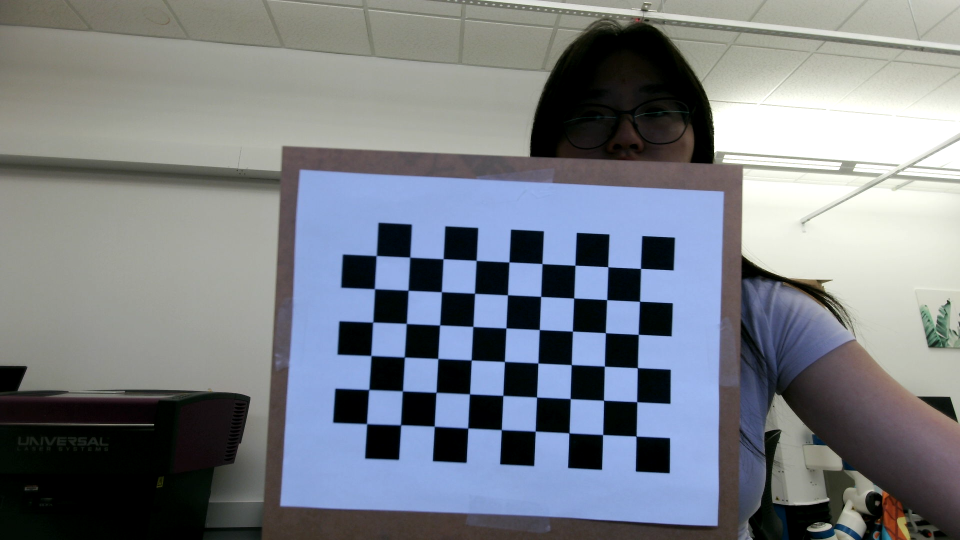
#> input picture testing/misc/camera_calibration/imgs/calib_0.png, 1920 x 1080 px, given in place of the camera (shown at 1/2 size)
$ python livecam.py
#> lines starting #> are read from the running program, lines starting #| are printed output that depends on the picture
### testing/processing_helpers.py
import cv2
import numpy as np


# Green (Delta 1), Red (Delta 2), Orange (Delta 3), Blue (Delta 4)
# HSV - 0-180, 0-255, 0-255

green = {'name': 'green',
         'lower': np.array([50, 125, 70], np.uint8),
         'upper': np.array([100, 255, 255], np.uint8),
         'bgr': (0, 255, 0)}

red = {'name': 'red',
       'lower': np.array([140, 100, 150], np.uint8),  # 170, 120, 70
       'upper': np.array([180, 255, 255], np.uint8),
       'bgr': (0, 0, 255)}

orange = {'name': 'orange',
          'lower': np.array([0, 150, 150], np.uint8),
          'upper': np.array([25, 255, 255], np.uint8),
          'bgr': (0, 128, 255)}

orange = {'name': 'orange',
          'lower': np.array([0, 120, 150], np.uint8),  # 0, 150, 150
          'upper': np.array([25, 255, 255], np.uint8),
          'bgr': (0, 128, 255)}

blue = {'name': 'blue',
        'lower': np.array([100, 100, 50], np.uint8),
        'upper': np.array([120, 255, 255], np.uint8),
        'bgr': (255, 0, 0)}

colors = [green, red, orange, blue]


# Foot tracking helper function
# [184 lines left out: functions tracking, contour_tuning, mask_tuning, not called in this run]


# Load camera coefficients
def load_coefficients(path):
    cv_file = cv2.FileStorage(path, cv2.FILE_STORAGE_READ)
    camera_matrix = cv_file.getNode('K').mat()
    dist_matrix = cv_file.getNode('D').mat()

    cv_file.release()
    return camera_matrix, dist_matrix

### testing/livecam.py
from processing_helpers import *


# Livecam of undistorted video for debugging
def livecam(cap, camera_matrix, dist_matrix, new_camera_matrix):
    while True:
        ret, frame = cap.read()
#> frame is the input picture: shape (1080, 1920, 3); mean B, G, R 133.3, 126.2, 121
        frame = cv2.flip(frame, 0)
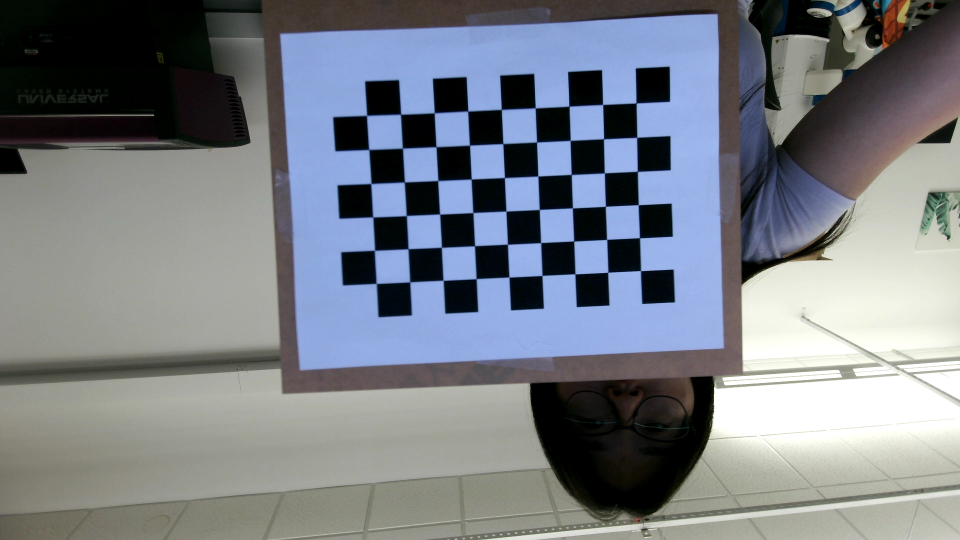
#> frame: shape (1080, 1920, 3) (shown at 1/2 size); mean B, G, R 133.3, 126.2, 121

        undistorted = cv2.undistort(frame, camera_matrix, dist_matrix, None, new_camera_matrix)
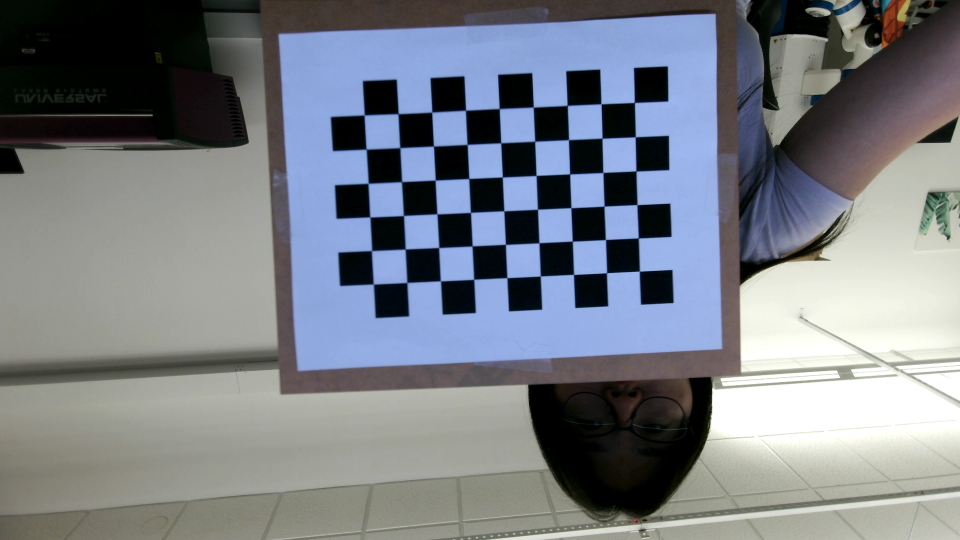
#> undistorted: shape (1080, 1920, 3) (shown at 1/2 size); mean B, G, R 133.5, 126.3, 121.1

        # undist_data, undistorted = tracking(undistorted, 0)

        # Display the frame
        cv2.imshow('Camera Feed', undistorted)
        # print(undist_data)

        # Check for the 'q' key to quit
        if cv2.waitKey(1) & 0xFF == ord('q'):
#> (key q is pressed here)
            break


def debug(cap, camera_matrix, dist_matrix, new_camera_matrix):
    while True:
        ret, frame = cap.read()
        frame = cv2.flip(frame, 0)

        undistorted = cv2.undistort(frame, camera_matrix, dist_matrix, None, new_camera_matrix)

        undist_data, undist_frame = mask_tuning(undistorted, 0)

        # Display the frame
        cv2.imshow('Camera Feed', undist_frame)
        print(undist_data)

        # Check for the 'q' key to quit
        if cv2.waitKey(1) & 0xFF == ord('q'):
            break


if __name__ == '__main__':
    # Capture Info
    cap = cv2.VideoCapture(0)
    w = int(cap.get(cv2.CAP_PROP_FRAME_WIDTH))      # 1920
    h = int(cap.get(cv2.CAP_PROP_FRAME_HEIGHT))     # 1080
    size = (w, h)
    fourcc = cv2.VideoWriter_fourcc('M', 'J', 'P', 'G')

    # Get camera matrix
    camera_matrix, dist_matrix = load_coefficients('camera.yml')
    # Update camera matrix
    new_camera_matrix, roi = cv2.getOptimalNewCameraMatrix(camera_matrix, dist_matrix, size, 0, size)

    livecam(cap, camera_matrix, dist_matrix, new_camera_matrix)
    # debug(cap, camera_matrix, dist_matrix, new_camera_matrix)

$ run again, on testing/misc/camera_calibration/imgs/calib_1.png
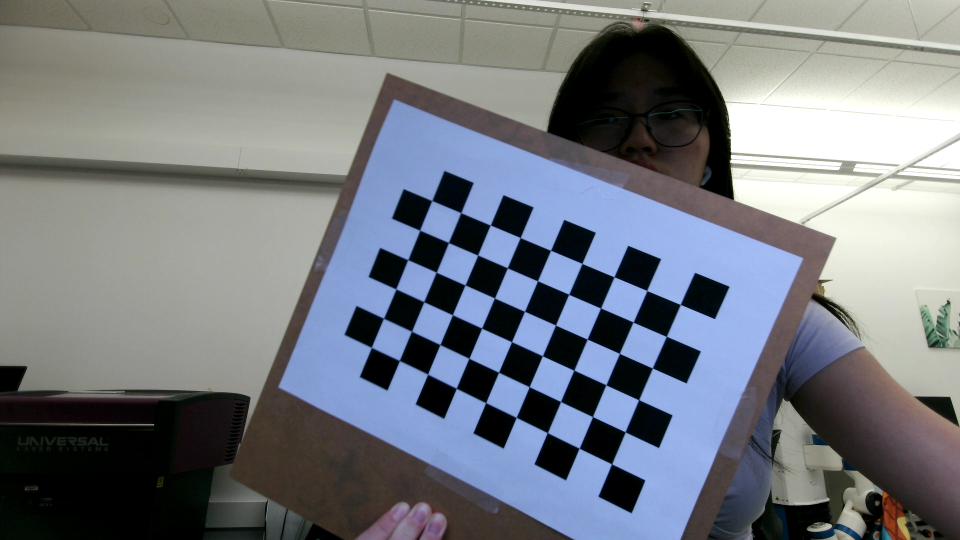
#> input picture testing/misc/camera_calibration/imgs/calib_1.png, 1920 x 1080 px, given in place of the camera (shown at 1/2 size)
#> in livecam, frame is the input picture: shape (1080, 1920, 3); mean B, G, R 128.8, 122.2, 117.6
#> in livecam, `frame = cv2.flip(frame, 0)`:
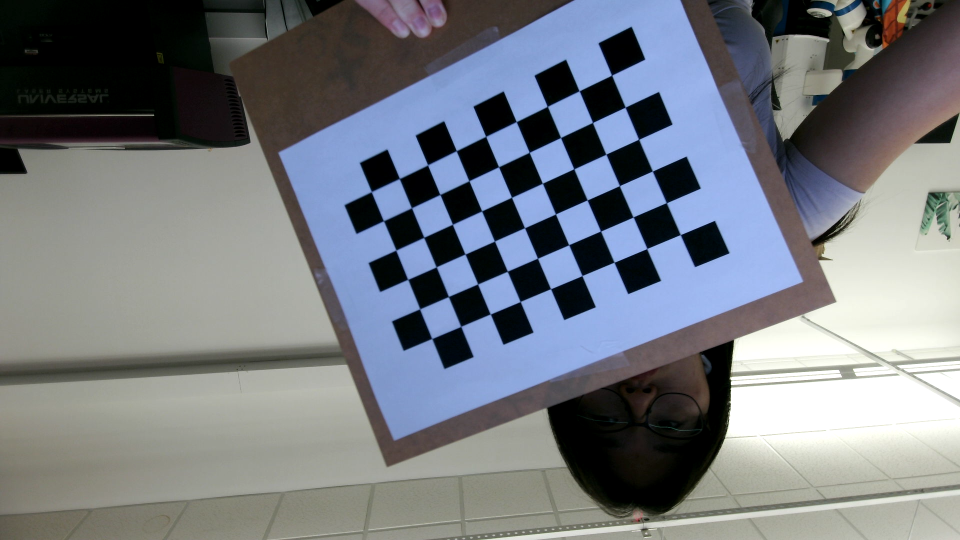
#> frame: shape (1080, 1920, 3) (shown at 1/2 size); mean B, G, R 128.8, 122.2, 117.6
#> in livecam, `undistorted = cv2.undistort(frame, camera_matrix, dist_matrix, None, n..`:
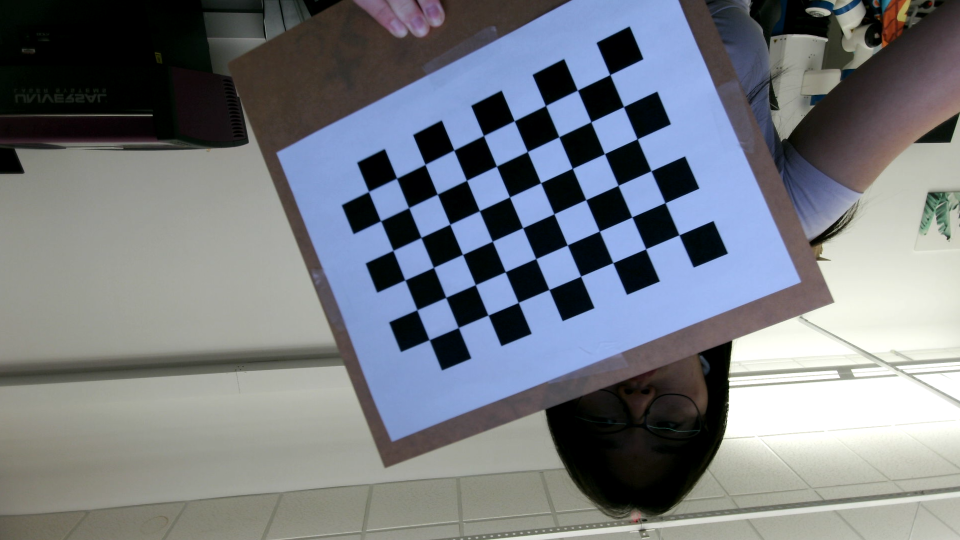
#> undistorted: shape (1080, 1920, 3) (shown at 1/2 size); mean B, G, R 129, 122.4, 117.7

$ run again, on testing/misc/camera_calibration/imgs/calib_10.png
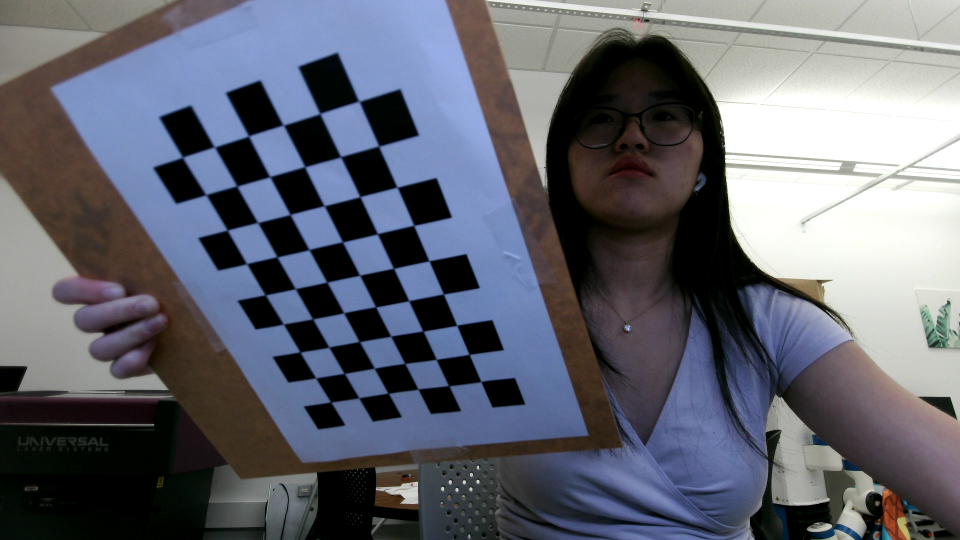
#> input picture testing/misc/camera_calibration/imgs/calib_10.png, 1920 x 1080 px, given in place of the camera (shown at 1/2 size)
#> in livecam, frame is the input picture: shape (1080, 1920, 3); mean B, G, R 112, 101.3, 98.5
#> in livecam, `frame = cv2.flip(frame, 0)`:
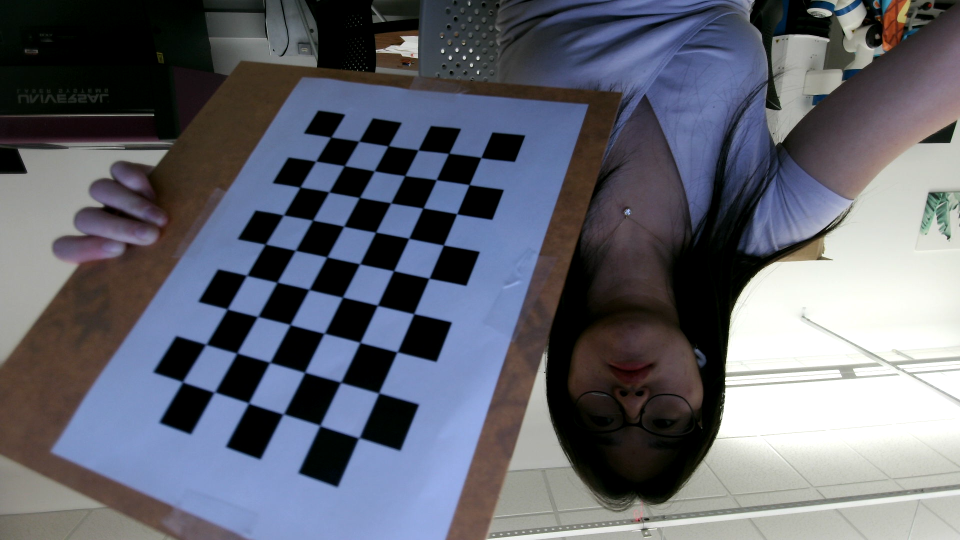
#> frame: shape (1080, 1920, 3) (shown at 1/2 size); mean B, G, R 112, 101.3, 98.5
#> in livecam, `undistorted = cv2.undistort(frame, camera_matrix, dist_matrix, None, n..`:
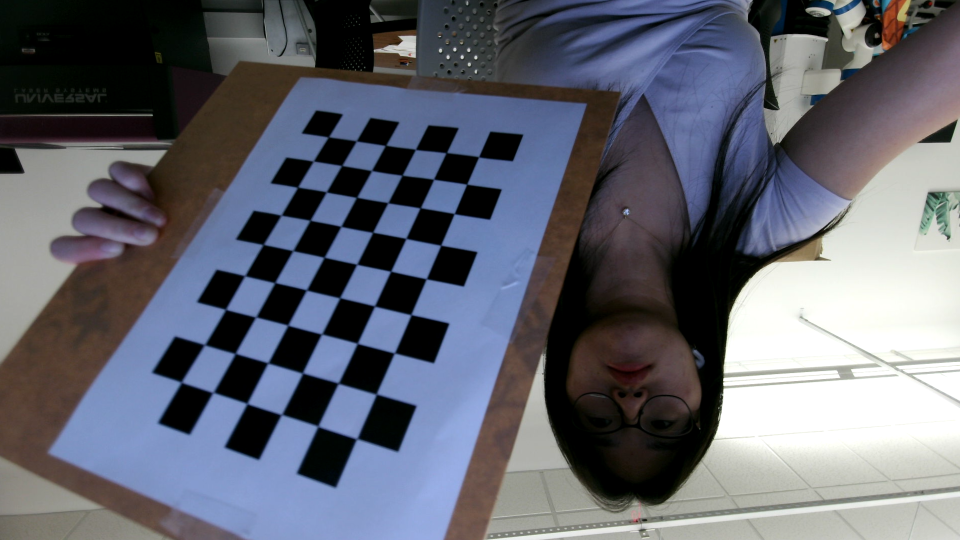
#> undistorted: shape (1080, 1920, 3) (shown at 1/2 size); mean B, G, R 112.2, 101.4, 98.7

$ run again, on testing/misc/camera_calibration/imgs/calib_11.png
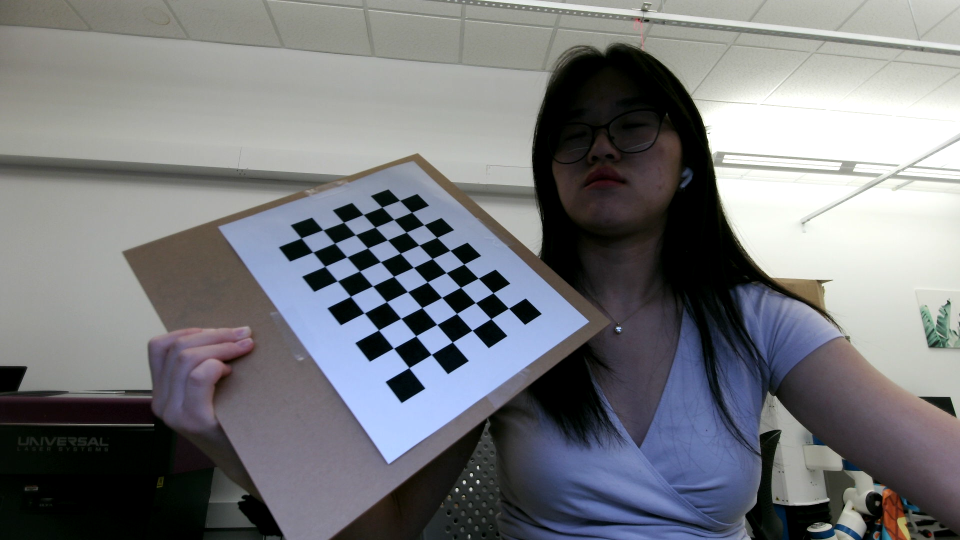
#> input picture testing/misc/camera_calibration/imgs/calib_11.png, 1920 x 1080 px, given in place of the camera (shown at 1/2 size)
#> in livecam, frame is the input picture: shape (1080, 1920, 3); mean B, G, R 123.9, 120, 118.3
#> in livecam, `frame = cv2.flip(frame, 0)`:
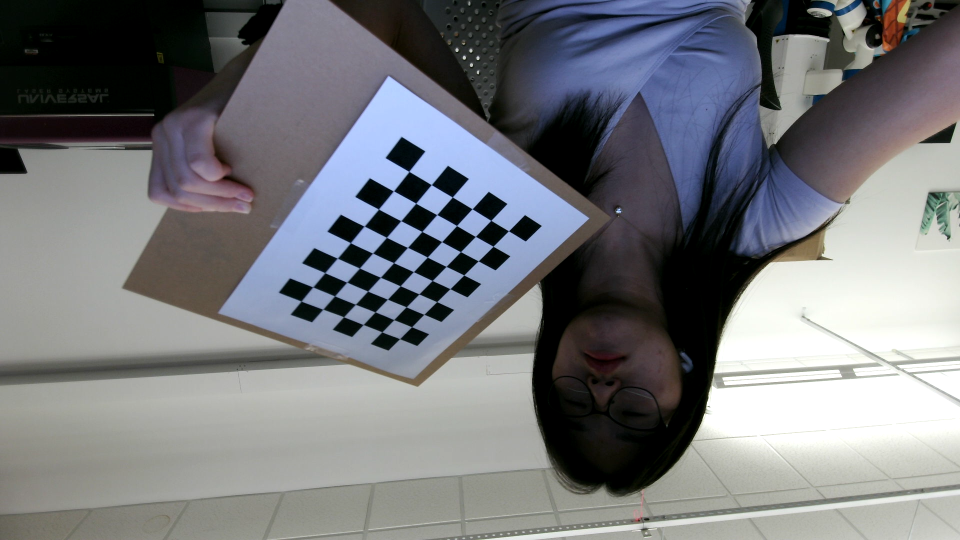
#> frame: shape (1080, 1920, 3) (shown at 1/2 size); mean B, G, R 123.9, 120, 118.3
#> in livecam, `undistorted = cv2.undistort(frame, camera_matrix, dist_matrix, None, n..`:
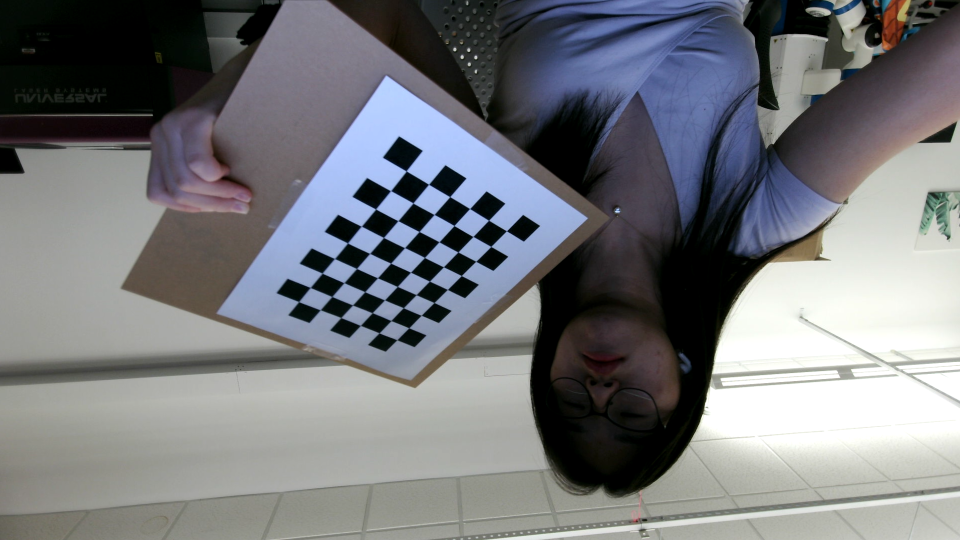
#> undistorted: shape (1080, 1920, 3) (shown at 1/2 size); mean B, G, R 124.1, 120.2, 118.4
